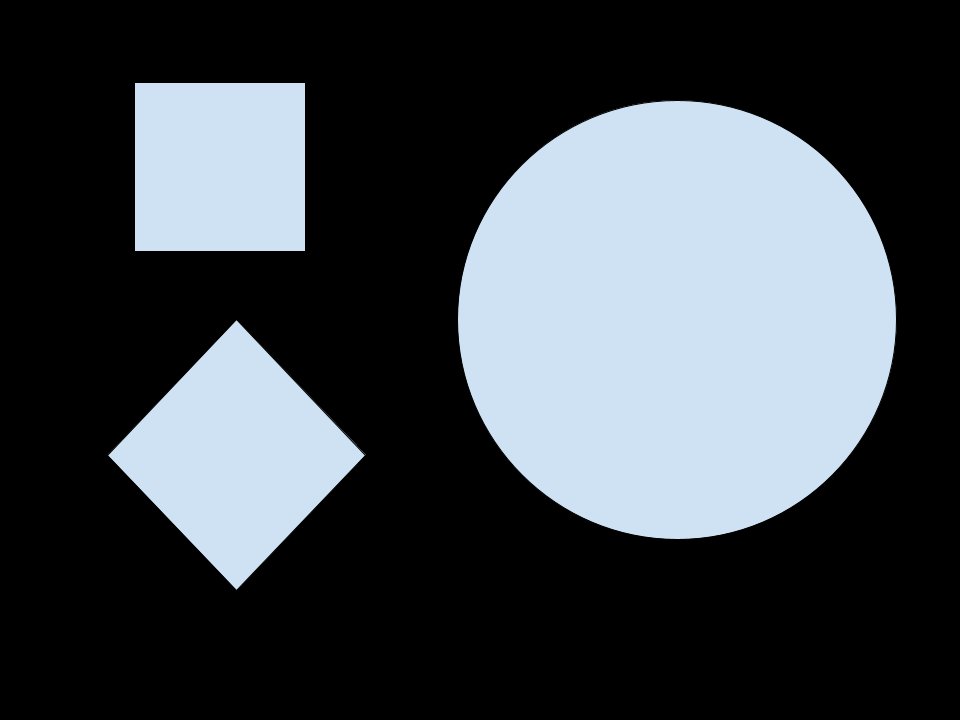
//> input picture day7/new_img.png, 960 x 720 px
$ ./test   (built with g++ and OpenCV 4)
//> lines starting //> are read from the running program, lines starting //| are printed output that depends on the picture; after the words box and inside, x2 and y2 are one past the last pixel; in counts of white or black regions, pixels touching at a corner belong together
#include <iostream>
#include <opencv2/highgui.hpp>
#include <opencv2/imgproc.hpp>
#include <vector>

using namespace std;
using namespace cv;
// color detection

Mat imgGray,imgBlur,imgCanny,imgDil;

void getContours(Mat imgDil,Mat img){

	vector<vector<Point>> contours;
	vector<Vec4i> hierarchy;

	findContours(imgDil,contours,hierarchy,RETR_EXTERNAL,CHAIN_APPROX_SIMPLE);
	// drawContours(img,contours,0,Scalar(255,0,255),2);

	cout<<endl;
	short int corners = 0;
	string type = "";
	int area  = 0;
	Rect boundRect[contours.size()];
	for (int i =0 ; i < contours.size();i++){
		area = contourArea(contours[i]);

		if (area > 1000){

			float peri = arcLength(contours[i],true);
			approxPolyDP(contours[i],contours[i],0.02*peri,true);


			corners = contours[i].size();

			boundRect[i] = boundingRect(contours[i]);
			rectangle(img,boundRect[i].tl(),boundRect[i].br(),Scalar(0,255,0),2);

			if(corners ==4){
				cout<<boundRect[i].x<<" "<<boundRect[i].y<<endl;
				float ratio = float(boundRect[i].width) / float(boundRect[i].height);
				if (ratio >= 0.89 && ratio <= 1.05){
					type = "Square";
				}
				else{
					type = "Rectangle";
				}
			}
			else if(corners == 3){
				type = "Trianlge";
			}
			else if(corners > 4){
				type = "Circle";
			}

			putText(img,type,Point(boundRect[i].x,boundRect[i].y-5),FONT_HERSHEY_PLAIN,1,Scalar(255,255,255),2);
			type = "";


		}
	}

}

int main() {

	string path = "new_img.png";
	Mat img = imread(path);
//> img is the input picture: 720 rows x 960 cols, CV_8UC3; mean B, G, R 75.2, 69.9, 64

	// preprocessing
	cvtColor(img,imgGray,COLOR_BGR2GRAY);
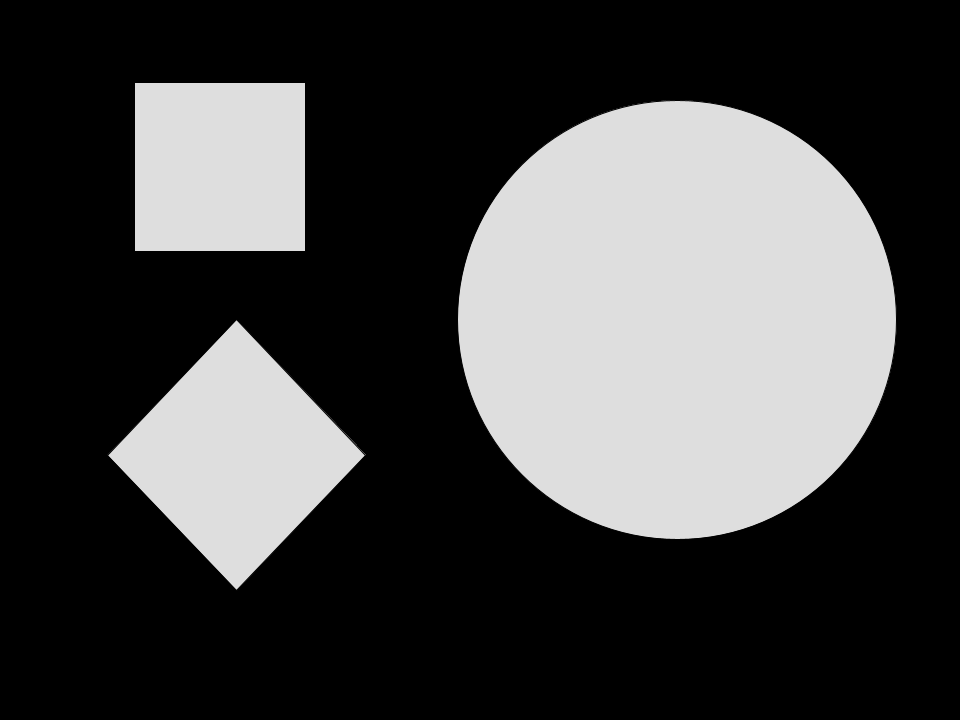
//> imgGray: 720 rows x 960 cols, CV_8UC1; min 0, max 222, mean 68.7
	GaussianBlur(imgGray,imgBlur,Size(3,3),3,0);
	Canny(img,imgCanny,25,75);
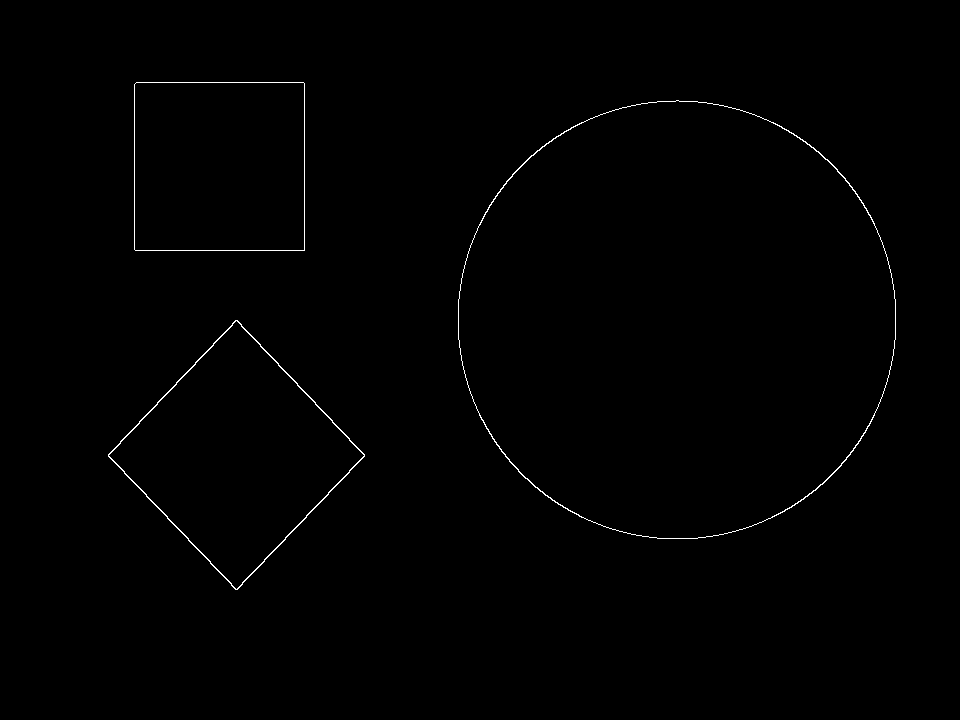
//> imgCanny: 720 rows x 960 cols, CV_8UC1; 0.48% white in thin lines or dots, all inside (x1, y1, x2, y2) = (108, 82, 896, 590)
	Mat kernel = getStructuringElement(MORPH_RECT,Size(3,3));
	dilate(imgCanny,imgDil,kernel);
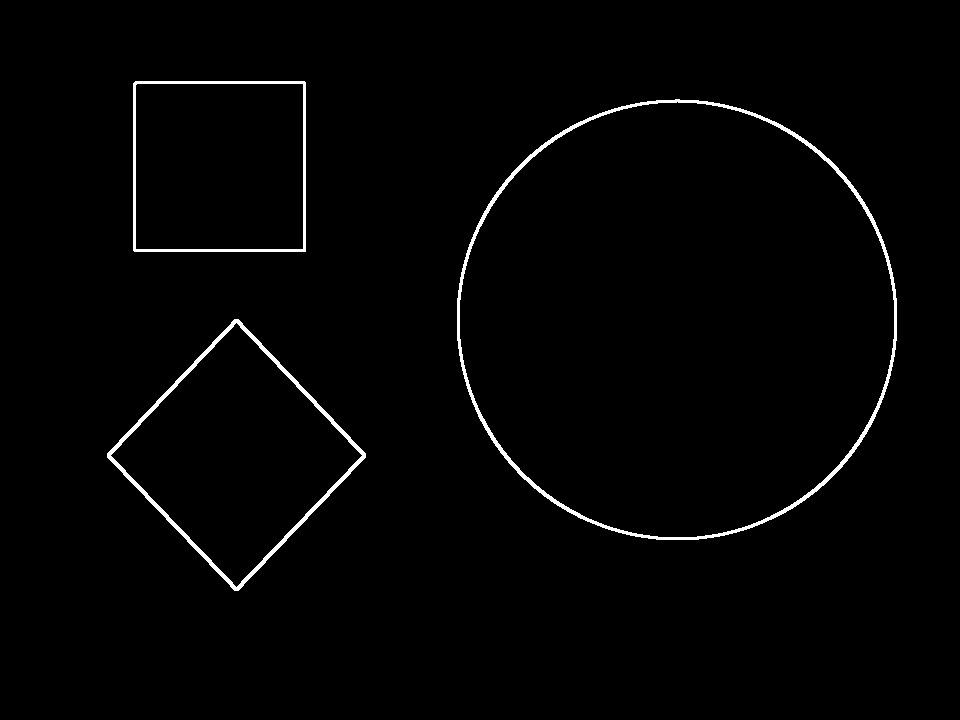
//> imgDil: 720 rows x 960 cols, CV_8UC1; 1.5% white; 3 white regions

	getContours(imgDil,img);
//> in getContours, `findContours(imgDil,contours,hierarchy,RETR_EXTERNAL,CHAIN_APPROX_SIMP..`: contours = 3 contours; box (x1, y1, x2, y2) and area: (457, 99, 897, 540) 152524, (107, 319, 366, 591) 35880, (133, 81, 306, 252) 29237
//> the loop in getContours, `for (int i =0 ; i < contours.size();i++)` made 3 passes
//> (area, peri, corners) on passes 1 to 3: (35880, 760.4, 4), (152523, 1459.8, 8), (29237, 681.7, 4)
//| 107 319
//| 133 81
//> pass 1, in getContours, `putText(img,type,Point(boundRect[i].x,boundRect[i].y-5),FONT_HERSHEY_P..`:
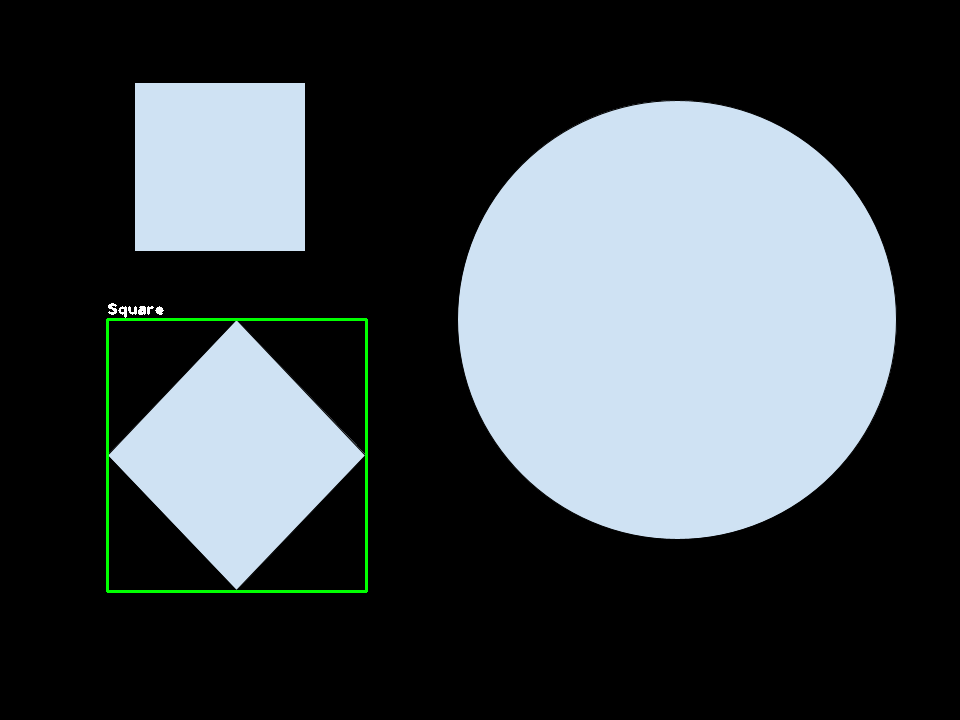
//> img: 720 rows x 960 cols, CV_8UC3; 0.51% of pixels changed, all inside (x1, y1, x2, y2) = (106, 303, 368, 593)
//> pass 2, in getContours, `putText(img,type,Point(boundRect[i].x,boundRect[i].y-5),FONT_HERSHEY_P..`:
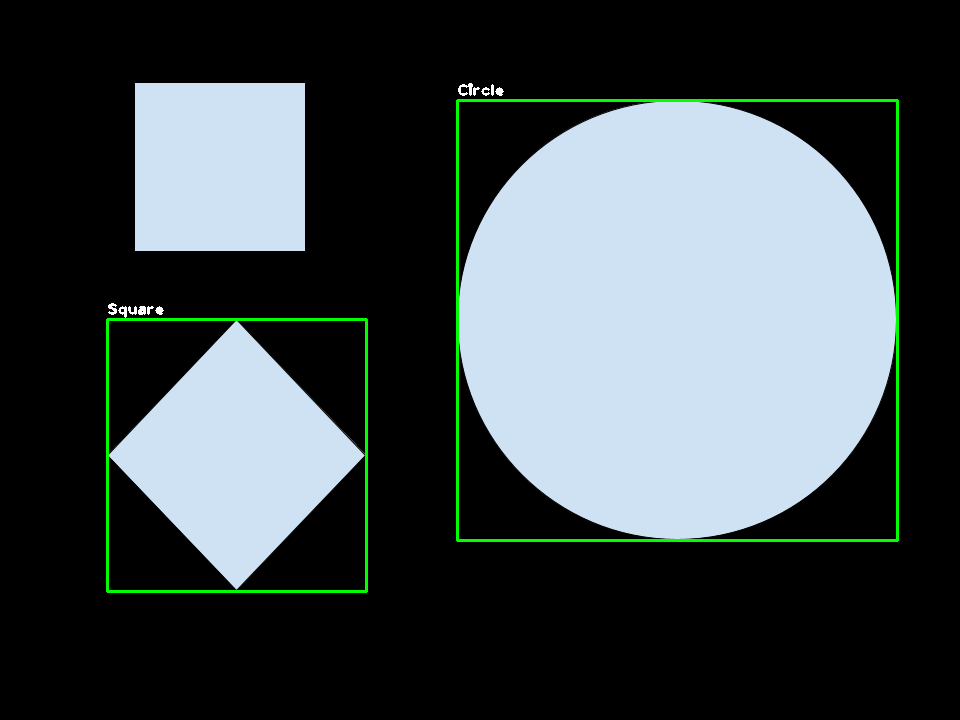
//> img: 720 rows x 960 cols, CV_8UC3; 0.8% of pixels changed, all inside (x1, y1, x2, y2) = (456, 83, 899, 542)
//> pass 3, in getContours, `putText(img,type,Point(boundRect[i].x,boundRect[i].y-5),FONT_HERSHEY_P..`:
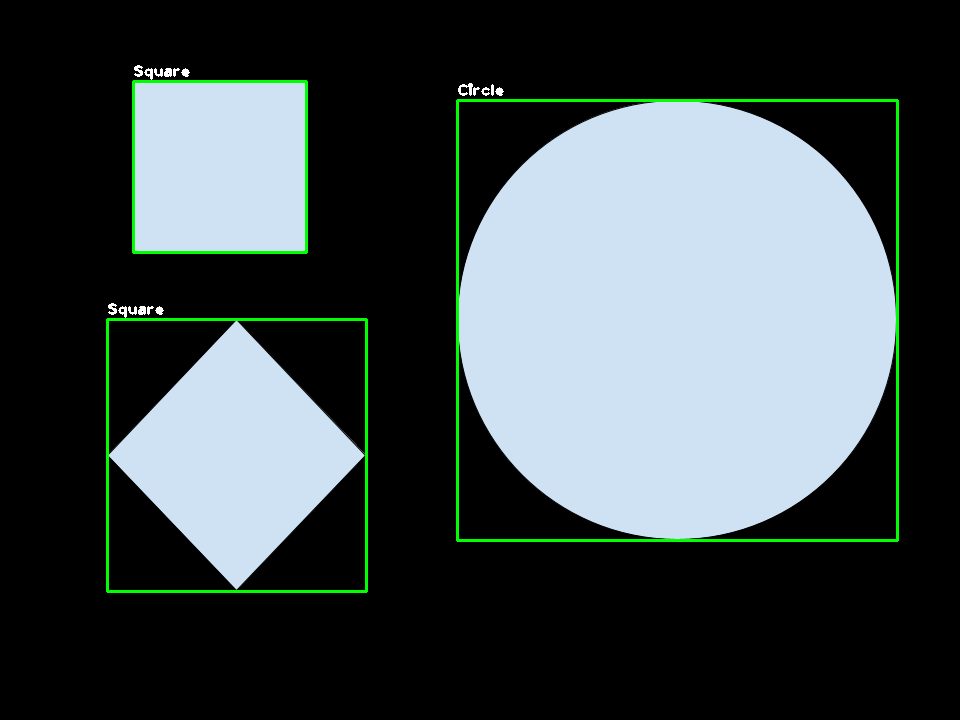
//> img: 720 rows x 960 cols, CV_8UC3; 0.34% of pixels changed, all inside (x1, y1, x2, y2) = (132, 65, 308, 254)

	imshow("Shapes: ",img);


	waitKey(0);

    	return 0;
}
